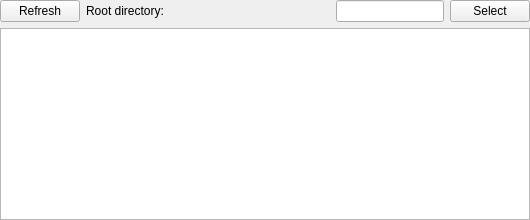
      <widget class="QWidget" name="pageRootDir">
       <layout class="QVBoxLayout" name="verticalLayout">
        <property name="spacing">
         <number>6</number>
        </property>
        <property name="margin">
         <number>0</number>
        </property>
        <item>
         <layout class="QHBoxLayout" name="horizontalLayout_5">
          <item>
           <widget class="QPushButton" name="pushButtonRefreshDirTree">
            <property name="text">
             <string>Refresh</string>
            </property>
            <property name="icon">
             <iconset resource="main.qrc">
              <normaloff>:/resources/images/action-restart.png</normaloff>:/resources/images/action-restart.png</iconset>
            </property>
           </widget>
          </item>
          <item>
           <widget class="QLabel" name="labelSelectRootDir">
            <property name="text">
             <string>Root directory:</string>
            </property>
           </widget>
          </item>
          <item>
           <layout class="QHBoxLayout" name="horizontalLayout_2">
            <property name="spacing">
             <number>0</number>
            </property>
            <item>
             <widget class="QPushButton" name="pushButtonLocationComputer">
              <property name="toolTip">
               <string>System</string>
              </property>
              <property name="text">
               <string/>
              </property>
              <property name="icon">
               <iconset resource="main.qrc">
                <normaloff>:/resources/images/computer.png</normaloff>:/resources/images/computer.png</iconset>
              </property>
              <property name="flat">
               <bool>true</bool>
              </property>
             </widget>
            </item>
            <item>
             <widget class="QPushButton" name="pushButtonLocationHome">
              <property name="toolTip">
               <string>Home</string>
              </property>
              <property name="text">
               <string/>
              </property>
              <property name="icon">
               <iconset resource="main.qrc">
                <normaloff>:/resources/images/user-home.png</normaloff>:/resources/images/user-home.png</iconset>
              </property>
              <property name="flat">
               <bool>true</bool>
              </property>
             </widget>
            </item>
            <item>
             <widget class="QPushButton" name="pushButtonLocationDocuments">
              <property name="toolTip">
               <string>Documents</string>
              </property>
              <property name="text">
               <string/>
              </property>
              <property name="icon">
               <iconset resource="main.qrc">
                <normaloff>:/resources/images/document-open-small.png</normaloff>:/resources/images/document-open-small.png</iconset>
              </property>
              <property name="flat">
               <bool>true</bool>
              </property>
             </widget>
            </item>
            <item>
             <widget class="QPushButton" name="pushButtonLocationDesktop">
              <property name="toolTip">
               <string>Desktop</string>
              </property>
              <property name="text">
               <string/>
              </property>
              <property name="icon">
               <iconset resource="main.qrc">
                <normaloff>:/resources/images/user-desktop.png</normaloff>:/resources/images/user-desktop.png</iconset>
              </property>
              <property name="flat">
               <bool>true</bool>
              </property>
             </widget>
            </item>
           </layout>
          </item>
          <item>
           <widget class="QLineEdit" name="lineEditRootDir">
            <property name="readOnly">
             <bool>true</bool>
            </property>
           </widget>
          </item>
          <item>
           <widget class="QPushButton" name="pushButtonSelectRoot">
            <property name="text">
             <string>Select</string>
            </property>
            <property name="icon">
             <iconset resource="main.qrc">
              <normaloff>:/resources/images/go-next.png</normaloff>:/resources/images/go-next.png</iconset>
            </property>
           </widget>
          </item>
         </layout>
        </item>
        <item>
         <widget class="QTreeView" name="treeViewDirs">
          <property name="frameShape">
           <enum>QFrame::StyledPanel</enum>
          </property>
          <property name="frameShadow">
           <enum>QFrame::Sunken</enum>
          </property>
          <property name="lineWidth">
           <number>1</number>
          </property>
          <property name="midLineWidth">
           <number>0</number>
          </property>
         </widget>
        </item>
       </layout>
      </widget>
